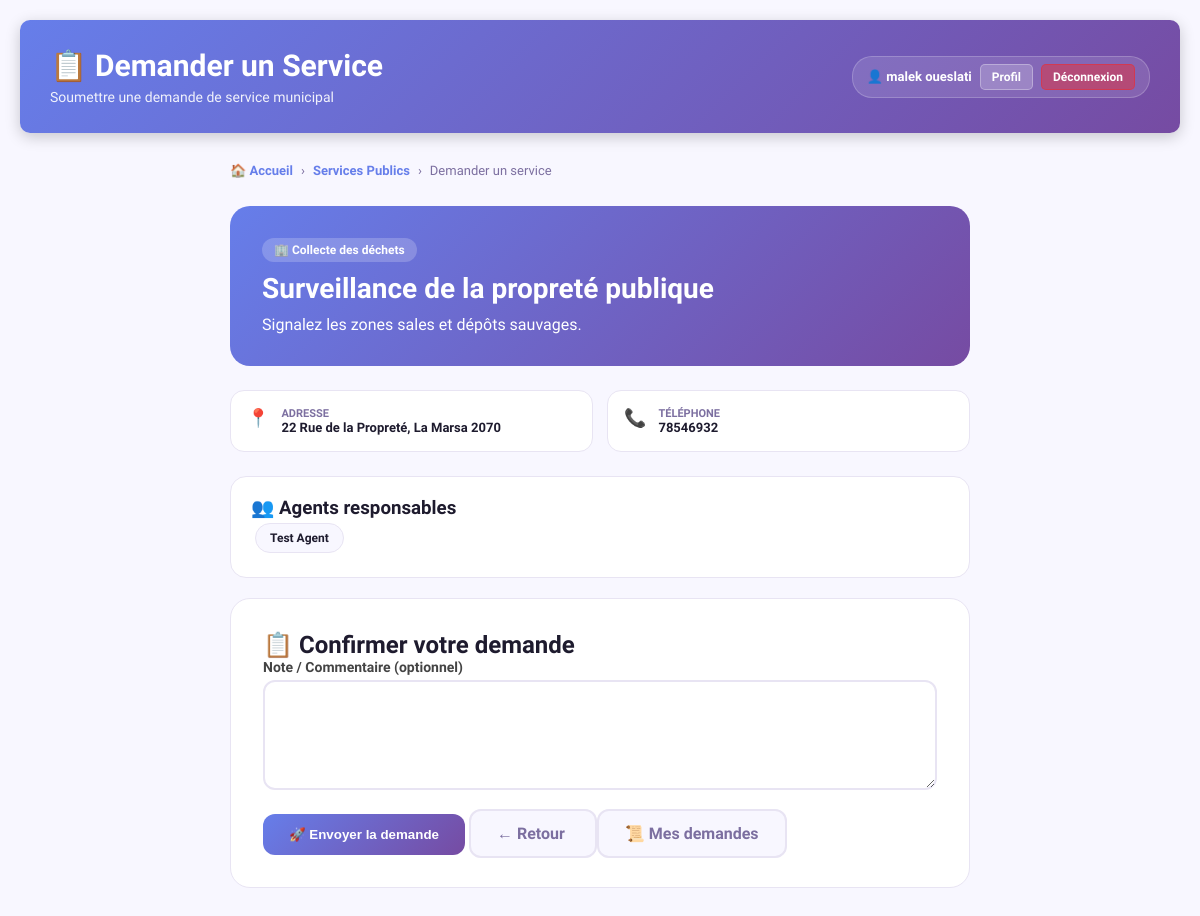
The app's page /demander_service.php?service=6 (signed in) with its own data.
### tables this page shows
CREATE TABLE `service` (
  `idService` int(11) NOT NULL,
  `nomService` varchar(100) NOT NULL,
  `descriptionService` text DEFAULT NULL,
  `idCateg` int(11) NOT NULL,
  `adresse` varchar(255) DEFAULT NULL,
  `telephone` varchar(20) DEFAULT NULL,
  `email` varchar(150) DEFAULT NULL,
  `horaire_debut` time DEFAULT NULL,
  `horaire_fin` time DEFAULT NULL,
  `jours_ouverture` varchar(50) DEFAULT NULL,
  `dateCreation` timestamp NOT NULL DEFAULT current_timestamp(),
  `dateModification` timestamp NOT NULL DEFAULT current_timestamp() ON UPDATE current_timestamp(),
  `statut` enum('actif','inactif') DEFAULT 'actif',
  `qrcode_data` longtext DEFAULT NULL
);

CREATE TABLE `categorie` (
  `idCateg` int(11) NOT NULL,
  `label` varchar(100) NOT NULL
);

CREATE TABLE `utilisateur` (
  `idUtilisateur` int(11) NOT NULL,
  `nom` varchar(100) NOT NULL,
  `prenom` varchar(100) NOT NULL,
  `email` varchar(150) NOT NULL,
  `mot_de_passe` varchar(255) NOT NULL,
  `role` enum('citoyen','agent','admin') NOT NULL,
  `telephone` varchar(20) NOT NULL,
  `photo` varchar(255) NOT NULL,
  `idCateg` int(11) DEFAULT NULL,
  `statut` varchar(20) NOT NULL DEFAULT 'actif'
);

### demander_service.php (the view, shortened to what this page needs)
<?php
$pdo = getConnexion();
$idService = (int)($_GET['service'] ?? 0);
$stmt = $pdo->prepare("
    SELECT s.*, c.label AS nomCateg
    FROM service s
    LEFT JOIN categorie c ON s.idCateg = c.idCateg
    WHERE s.idService = ? AND s.statut = 'actif'
");
$stmt->execute([$idService]);
$service = $stmt->fetch(PDO::FETCH_ASSOC);
require_once 'includes/dashboard_header.php';
?>
<div class="ds-wrapper">
    <div class="ds-breadcrumb">
        <a href="./citoyen.php">🏠 Accueil</a> ›
        <a href="./services_publiques.php">Services Publics</a> ›
        <span>Demander un service</span>
    </div>
    <div class="ds-hero">
        <div class="ds-hero-badge">
            🏢 <?= htmlspecialchars($service['nomCateg'] ?? 'Service municipal') ?>
        </div>
        <h1><?= htmlspecialchars($service['nomService']) ?></h1>
        <p><?= htmlspecialchars($service['descriptionService']) ?></p>
    </div>
    <div class="ds-info-grid">
        <?php if (!empty($service['adresse'])): ?>
        <div class="ds-info-item">
            <div class="ds-info-icon">📍</div>
            <div>
                <div class="ds-info-label">Adresse</div>
                <div class="ds-info-value"><?= htmlspecialchars($service['adresse']) ?></div>
            </div>
        </div>
        <?php endif; ?>
        <?php if (!empty($service['telephone'])): ?>
        <div class="ds-info-item">
            <div class="ds-info-icon">📞</div>
            <div>
                <div class="ds-info-label">Téléphone</div>
                <div class="ds-info-value"><?= htmlspecialchars($service['telephone']) ?></div>
            </div>
        </div>
        <?php endif; ?>
    </div>
    <?php
    $agents = $pdo->prepare("
        SELECT u.prenom, u.nom
        FROM service_agent sa
        JOIN utilisateur u ON sa.idUtilisateur = u.idUtilisateur
        WHERE sa.idService = ?
    ");
    $agents->execute([$idService]);
    $agentsList = $agents->fetchAll(PDO::FETCH_ASSOC);
    ?>
    <?php if (!empty($agentsList)): ?>
    <div class="ds-agents">
        <h3>👥 Agents responsables</h3>
        <?php foreach ($agentsList as $a): ?>
            <div class="ds-agent-pill">
                <?= htmlspecialchars($a['prenom'] . ' ' . $a['nom']) ?>
            </div>
        <?php endforeach; ?>
    </div>
    <?php endif; ?>
    <div class="ds-form-card">
        <h2>📋 Confirmer votre demande</h2>
        <form method="POST">
            <div class="ds-field">
                <label for="note">Note / Commentaire (optionnel)</label>
                <textarea id="note" name="note"><?= htmlspecialchars($_POST['note'] ?? '') ?></textarea>
            </div>
            <button type="submit" name="confirmer" class="ds-btn ds-btn-primary">
                🚀 Envoyer la demande
            </button>
            <a href="./services_publiques.php" class="ds-btn ds-btn-secondary">
                ← Retour
            </a>
            <a href="./mes_demandes_services.php" class="ds-btn ds-btn-secondary">
               📜 Mes demandes
             </a>
        </form>
    </div>
</div>
<?php
require_once 'includes/footer.php';
?>

### dashboard_header.php (style rules this page uses)
* { margin:0; padding:0; box-sizing:border-box; }
body { font-family: 'Segoe UI', Arial, sans-serif; background: #f0f2f5; min-height: 100vh; }
input[type="text"],input[type="email"],input[type="password"],input[type="tel"], input[type="time"],input[type="number"],textarea,select { width:100%; padding:9px 12px; border:1px solid #ddd; border-radius:6px; font-size:14px; font-family:inherit; outline:none; transition:border .2s; box-sizing:border-box; color:#333; }
label { display:block;font-weight:600;margin-bottom:5px;color:#444;font-size:14px; }

### demander_service.php (style rules this page uses)
:root { --violet: #667eea; --purple: #764ba2; --success: #10b981; --danger: #ef4444; --surface: #ffffff; --surface-2: #f8f7ff; --border: #e8e4f3; --text: #1e1b2e; --text-muted: #7c6fa0; }
body { font-family: 'Sora', sans-serif; background: var(--surface-2); color: var(--text); }
.ds-wrapper { max-width: 780px; margin: 30px auto; padding: 0 20px 60px; }
.ds-breadcrumb { display: flex; gap: 8px; font-size: 13px; color: var(--text-muted); margin-bottom: 28px; }
.ds-breadcrumb a { color: var(--violet); text-decoration: none; font-weight: 600; }
.ds-hero { background: linear-gradient(135deg, var(--violet), var(--purple)); border-radius: 20px; padding: 32px; color: white; margin-bottom: 24px; }
.ds-hero h1 { margin: 0 0 10px; font-size: 28px; }
.ds-hero-badge { background: rgba(255,255,255,.2); border-radius: 20px; padding: 5px 12px; display: inline-block; margin-bottom: 10px; font-size: 12px; font-weight: 600; }
.ds-info-grid { display: grid; grid-template-columns: repeat(auto-fit, minmax(200px, 1fr)); gap: 14px; margin-bottom: 24px; }
.ds-info-item { background: var(--surface); border: 1px solid var(--border); border-radius: 14px; padding: 16px; display: flex; gap: 12px; }
.ds-info-icon { font-size: 18px; }
.ds-info-label { font-size: 11px; color: var(--text-muted); text-transform: uppercase; font-weight: 600; }
.ds-info-value { font-size: 13px; font-weight: 600; }
.ds-agents { background: var(--surface); border: 1px solid var(--border); border-radius: 16px; padding: 20px; margin-bottom: 20px; }
.ds-agent-pill { display: inline-flex; align-items: center; gap: 8px; background: var(--surface-2); border: 1px solid var(--border); border-radius: 30px; padding: 7px 14px; font-size: 12px; font-weight: 600; margin: 4px; }
.ds-form-card { background: var(--surface); border: 1px solid var(--border); border-radius: 20px; padding: 32px; }
.ds-field textarea { width: 100%; padding: 14px; border: 2px solid var(--border); border-radius: 12px; resize: vertical; min-height: 110px; margin-bottom: 20px; }
.ds-btn { padding: 13px 26px; border-radius: 12px; font-weight: 700; border: none; cursor: pointer; text-decoration: none; }
.ds-btn-primary { background: linear-gradient(135deg, var(--violet), var(--purple)); color: white; }
.ds-btn-secondary { background: var(--surface-2); border: 2px solid var(--border); color: var(--text-muted); }

### records on screen
service: idCateg.label "Collecte des déchets", nomService "Surveillance de la propreté publique", descriptionService "Signalez les zones sales et dépôts sauvages.", adresse "22 Rue de la Propreté, La Marsa 2070", telephone "78546932"
utilisateur: prenom+nom "Test Agent"

### other values on screen
$config['icon'] "📋"
$config['title'] "Demander un Service"
$config['subtitle'] "Soumettre une demande de service municipal"
$currentUser['prenom'] . ' ' . $currentUser['nom'] "malek oueslati"
